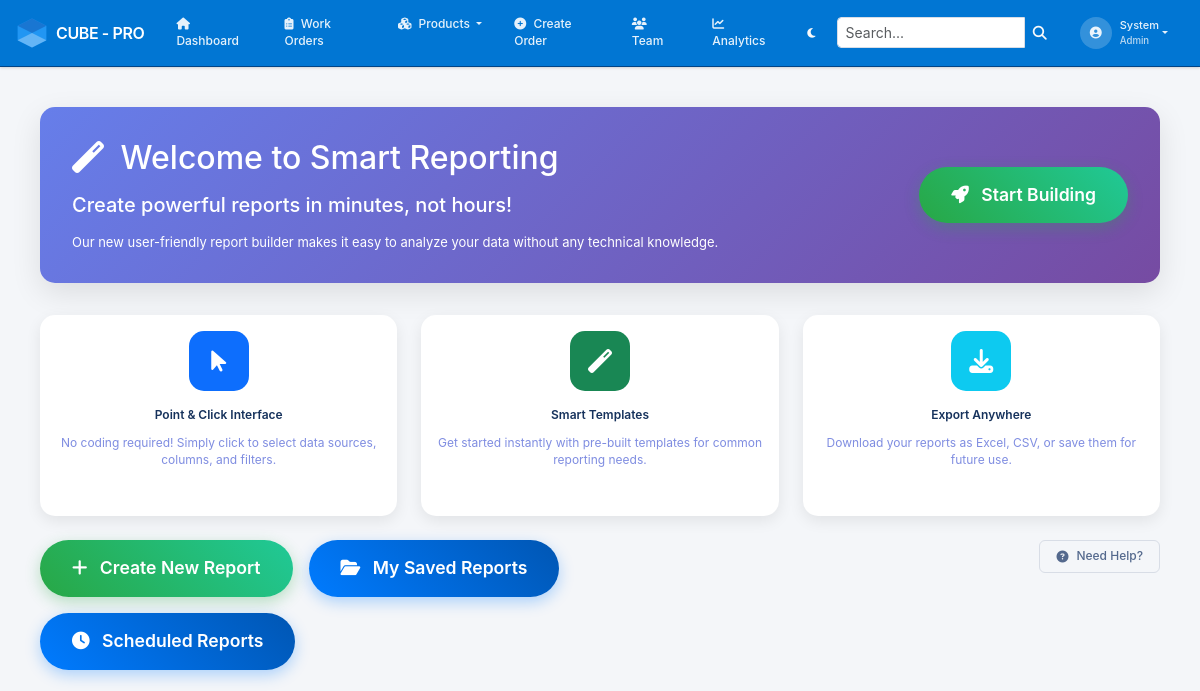
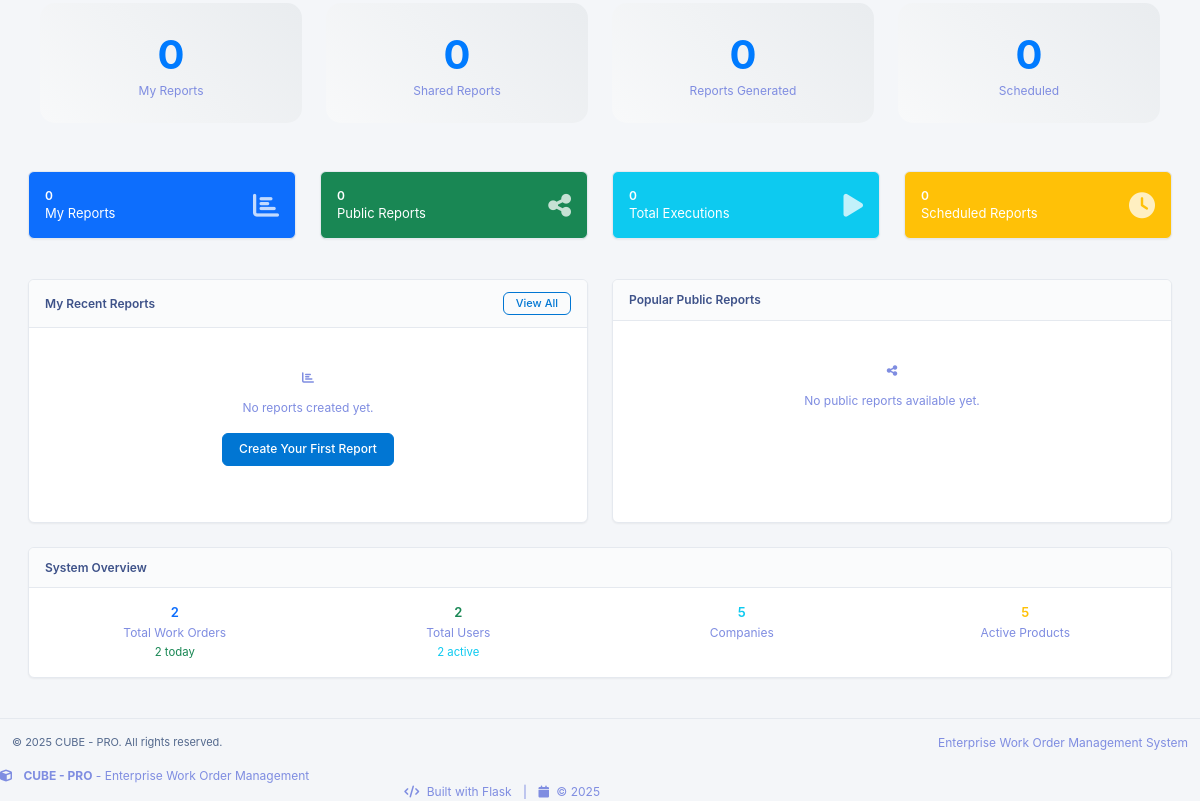
The app's page /reporting/ (signed in), older data (2 pictures, top to bottom).
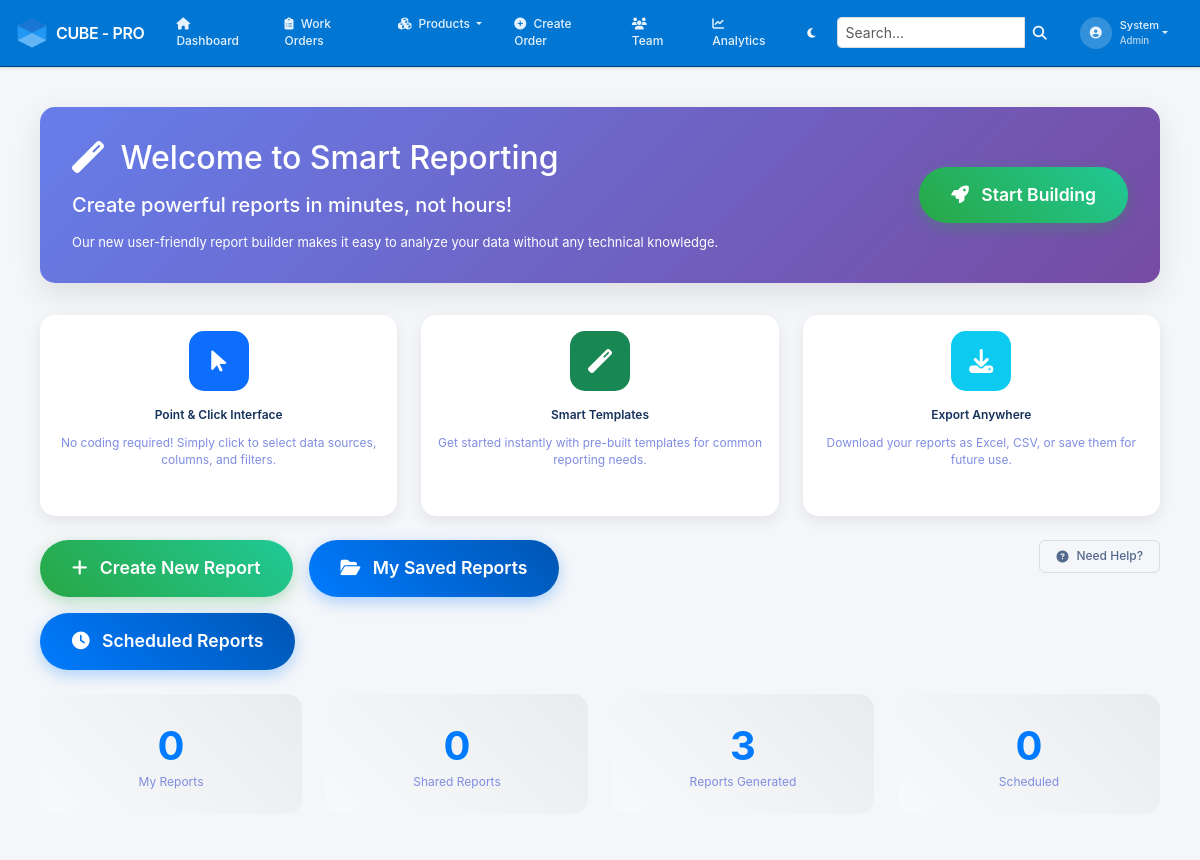
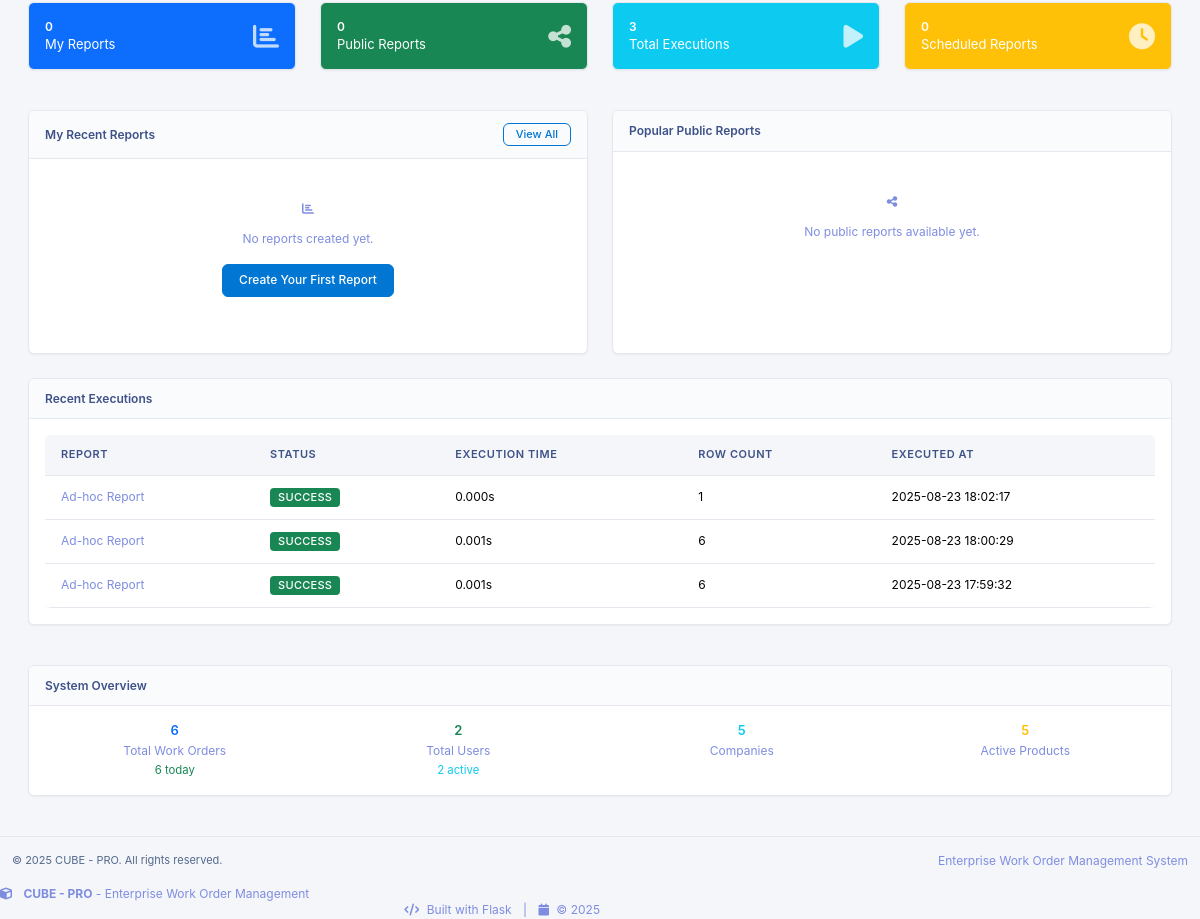
The same page, newer data (2 pictures, top to bottom).
### app/reporting/models.py (models this page shows, shortened)
class ReportExecutionLog(db.Model):
    __tablename__ = 'report_execution_logs'
    id = db.Column(db.Integer, primary_key=True)
    report_id = db.Column(db.Integer, db.ForeignKey('saved_reports.id'))
    schedule_id = db.Column(db.Integer, db.ForeignKey('report_schedules.id'), nullable=True)
    executed_by_id = db.Column(db.Integer, db.ForeignKey('users.id'), nullable=False)
    execution_time = db.Column(db.Float)  # Time taken in seconds
    row_count = db.Column(db.Integer)
    export_format = db.Column(db.String(20))
    file_size = db.Column(db.Integer)  # File size in bytes
    status = db.Column(db.String(20), default='success')  # success, error, timeout
    error_message = db.Column(db.Text)
    started_at = db.Column(db.DateTime, default=lambda: datetime.now(timezone.utc))
    completed_at = db.Column(db.DateTime)
    executed_by = db.relationship('User', backref='report_executions')
    report = db.relationship('SavedReport', backref='execution_logs')
    schedule = db.relationship('ReportSchedule', backref='execution_logs')

### app/reporting/routes.py (the view)
@bp.route('/')
@login_required
def dashboard():
    if not (current_user.has_role('admin') or current_user.has_role('manager')):
        flash('You do not have permission to access reporting.', 'error')
        return redirect(url_for('main.dashboard'))
    recent_reports = SavedReport.query.filter_by(created_by_id=current_user.id)\
                                    .order_by(desc(SavedReport.updated_at))\
                                    .limit(5).all()
    public_reports = SavedReport.query.filter_by(is_public=True)\
                                    .order_by(desc(SavedReport.view_count))\
                                    .limit(5).all()
    recent_executions = ReportExecutionLog.query.filter_by(executed_by_id=current_user.id)\
                                               .order_by(desc(ReportExecutionLog.started_at))\
                                               .limit(10).all()
    stats = {
        'total_reports': SavedReport.query.filter_by(created_by_id=current_user.id).count(),
        'public_reports': SavedReport.query.filter_by(is_public=True).count(),
        'total_executions': ReportExecutionLog.query.filter_by(executed_by_id=current_user.id).count(),
        'scheduled_reports': ReportSchedule.query.filter_by(created_by_id=current_user.id, is_active=True).count()
    }
    return render_template('reporting/dashboard.html',
                         recent_reports=recent_reports,
                         public_reports=public_reports,
                         recent_executions=recent_executions,
                         stats=stats)

### app/__init__.py (called while the page is built)
@login_manager.user_loader
def load_user(user_id):
    from app.models import User
    return User.query.get(int(user_id))

### app/models.py (called while the page is built)
    def has_role(self, role_name):
        return self.role and self.role.name == role_name

### app/templates/reporting/dashboard.html (shortened to what the changed rows need)
{% extends "base.html" %}
{% block content %}
<div class="container-fluid py-4">
    <div class="welcome-banner">
        <div class="row align-items-center">
            <div class="col-md-8">
                <h1 class="h2 mb-3">
                    <i class="fas fa-magic me-2"></i>
                    Welcome to Smart Reporting
                </h1>
            </div>
        </div>
    </div>
    <div class="row mb-4">
        <div class="col-md-3">
            <div class="stats-card">
                <div class="stats-number">{{ stats.total_executions or 0 }}</div>
                <div class="text-muted">Reports Generated</div>
            </div>
        </div>
    </div>
</div>
    <div class="row mb-4">
        <div class="col-md-3">
            <div class="card bg-info text-white">
                <div class="card-body">
                    <div class="d-flex justify-content-between align-items-center">
                        <div>
                            <h5 class="card-title mb-0">{{ stats.total_executions }}</h5>
                            <p class="card-text">Total Executions</p>
                        </div>
                    </div>
                </div>
            </div>
        </div>
    </div>
    {% if recent_executions %}
    <div class="row mt-4">
        <div class="col-12">
            <div class="card">
                <div class="card-header">
                    <h5 class="card-title mb-0">Recent Executions</h5>
                </div>
                <div class="card-body">
                    <div class="table-responsive">
                        <table class="table table-hover">
                            <thead>
                                <tr>
                                    <th>Report</th>
                                    <th>Status</th>
                                    <th>Execution Time</th>
                                    <th>Row Count</th>
                                    <th>Executed At</th>
                                </tr>
                            </thead>
                            <tbody>
                                {% for execution in recent_executions %}
                                <tr>
                                    <td>
                                        {% if execution.report %}
                                            <a href="{{ url_for('reporting.view_saved_report', report_id=execution.report.id) }}"
                                               class="text-decoration-none">{{ execution.report.name }}</a>
                                        {% else %}
                                            <span class="text-muted">Ad-hoc Report</span>
                                        {% endif %}
                                    </td>
                                    <td>
                                        {% if execution.status == 'success' %}
                                            <span class="badge bg-success">Success</span>
                                        {% elif execution.status == 'error' %}
                                            <span class="badge bg-danger">Error</span>
                                        {% else %}
                                            <span class="badge bg-warning">{{ execution.status|title }}</span>
                                        {% endif %}
                                    </td>
                                    <td>
                                        {% if execution.execution_time %}
                                            {{ "%.3f"|format(execution.execution_time) }}s
                                        {% else %}
                                            -
                                        {% endif %}
                                    </td>
                                    <td>
                                        {% if execution.row_count is not none %}
                                            {{ "{:,}".format(execution.row_count) }}
                                        {% else %}
                                            -
                                        {% endif %}
                                    </td>
                                    <td>{{ execution.started_at.strftime('%Y-%m-%d %H:%M:%S') }}</td>
                                </tr>
                                {% endfor %}
                            </tbody>
                        </table>
                    </div>
                </div>
            </div>
        </div>
    </div>
    {% endif %}
    <div class="row mt-4">
        <div class="col-12">
            <div class="card">
                <div class="card-body">
                    <div id="quick-stats-content" style="display: none;">
                    </div>
                </div>
            </div>
        </div>
    </div>
</div>
{% endblock %}

Row changes from the older to the newer data that the page shows:
added ReportExecutionLog: status "SUCCESS", execution_time "0.000", row_count "1", started_at "2025-08-23 18:02:17"
added ReportExecutionLog: status "SUCCESS", execution_time "0.001", row_count "6", started_at "2025-08-23 18:00:29"
added ReportExecutionLog: status "SUCCESS", execution_time "0.001", row_count "6", started_at "2025-08-23 17:59:32"
Text that changed along with them:
{{ stats.total_executions or 0 }}: "0" → "3"
{{ stats.total_executions }}: "0" → "3"
text written by a page script: "2 Total Work Orders 2 today 2 Total Users 2 active 5 Companies 5 Active Products" → "6 Total Work Orders 6 today 2 Total Users 2 active 5 Companies 5 Active Products"
text now shown: "Recent Executions REPORT STATUS EXECUTION TIME ROW COUNT EXECUTED AT"
